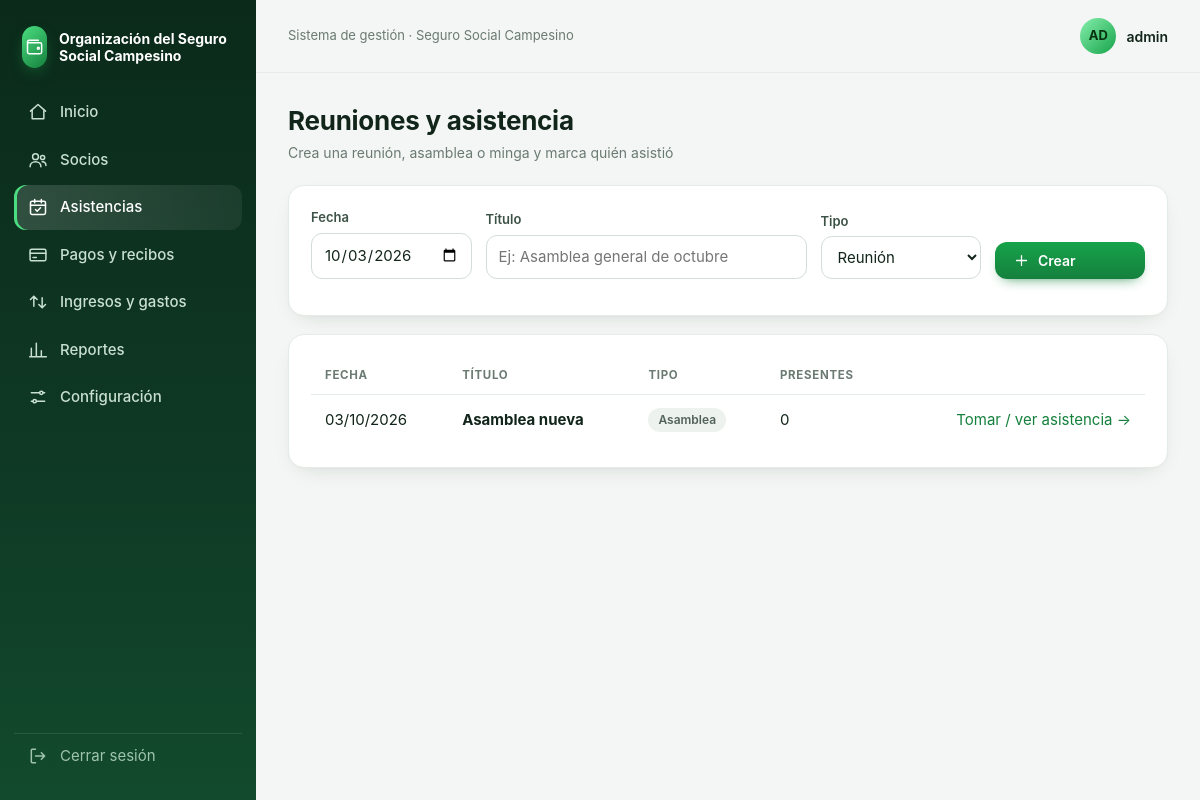
/reuniones (signed in), run on the app's committed database.
### tables this page shows
CREATE TABLE config (
  clave TEXT PRIMARY KEY,
  valor TEXT NOT NULL
);

CREATE TABLE reuniones (
  id INTEGER PRIMARY KEY AUTOINCREMENT,
  fecha TEXT NOT NULL,
  titulo TEXT NOT NULL,
  tipo TEXT NOT NULL DEFAULT 'reunion'
);

### app.py (the view)
@app.route("/reuniones", methods=["GET", "POST"])
@login_required
def reuniones():
    db = get_db()
    if request.method == "POST":
        db.execute("INSERT INTO reuniones (fecha, titulo, tipo) VALUES (?,?,?)",
                   (request.form["fecha"], request.form["titulo"].strip(), request.form["tipo"]))
        db.commit()
        flash("Reunión creada. Ahora toma la asistencia.", "ok")
    lista = db.execute("""SELECT r.*,
              (SELECT COUNT(*) FROM asistencias a WHERE a.reunion_id = r.id AND a.estado='presente') AS presentes
              FROM reuniones r ORDER BY fecha DESC, id DESC""").fetchall()
    return render_template("reuniones.html", lista=lista, hoy=date.today().isoformat())

### app.py (called while the page is built)
@app.template_filter("fdate")
def f_fdate(s):
    try:
        y, m, d = s.split("-")
        return f"{d}/{m}/{y}"
    except Exception:
        return s or ""

def get_db():
    if "db" not in g:
        g.db = sqlite3.connect(DB_PATH)
        g.db.row_factory = sqlite3.Row
        g.db.execute("PRAGMA foreign_keys = ON")
    return g.db

def cfg(clave):
    r = get_db().execute("SELECT valor FROM config WHERE clave = ?", (clave,)).fetchone()
    return r["valor"] if r else ""

@app.context_processor
def inyectar():
    return {"org": cfg("organizacion")}

def login_required(f):
    @wraps(f)
    def envoltura(*a, **kw):
        if "usuario" not in session:
            return redirect(url_for("login"))
        return f(*a, **kw)
    return envoltura

### templates/reuniones.html (shortened to what this page needs)
{% extends "base.html" %}
{% block content %}
<div class="head"><div><h1>Reuniones y asistencia</h1><p>Crea una reunión, asamblea o minga y marca quién asistió</p></div></div>
<form method="post" class="card" style="margin-bottom:18px">
  <div class="row">
    <div><label>Fecha</label><input type="date" name="fecha" value="{{ hoy }}" required></div>
    <div style="flex:2"><label>Título</label><input name="titulo" placeholder="Ej: Asamblea general de octubre" required></div>
    <div><label>Tipo</label><select name="tipo"><option value="reunion">Reunión</option><option value="asamblea">Asamblea</option>
      <option value="minga">Minga</option><option value="otro">Otro</option></select></div>
    <button class="btn"><svg class="ic"><use href="#i-plus"/></svg>Crear</button>
  </div>
</form>
<div class="card"><div class="wrap"><table class="tbl">
  <thead><tr><th>Fecha</th><th>Título</th><th>Tipo</th><th>Presentes</th><th></th></tr></thead>
  <tbody>{% for r in lista %}
  <tr><td>{{ r.fecha|fdate }}</td><td><b>{{ r.titulo }}</b></td><td><span class="badge gray">{{ r.tipo|capitalize }}</span></td>
    <td>{{ r.presentes }}</td><td class="r"><a href="{{ url_for('reunion', rid=r.id) }}">Tomar / ver asistencia →</a></td></tr>
  {% else %}<tr><td colspan="5" class="vacio">Aún no hay reuniones.</td></tr>{% endfor %}</tbody>
</table></div></div>
{% endblock %}

### templates/base.html (shortened to what this page needs)
<!doctype html>
<html lang="es">
<head>
</head>
<body>
{% if session.usuario %}
{% set ep = request.endpoint %}
{% macro item(eps, url, icon, label) %}<a href="{{ url }}" class="{{ 'act' if request.endpoint in eps }}"><svg class="ic"><use href="#i-{{ icon }}"/></svg>{{ label }}</a>{% endmacro %}
<div class="app">
<aside class="side">
  <div class="brand"><div class="logo"><svg class="ic"><use href="#i-wallet"/></svg></div><span>{{ org }}</span></div>
  <nav>
    {{ item(['inicio'], url_for('inicio'), 'home', 'Inicio') }}
    {{ item(['socios','socio_form','socio_detalle'], url_for('socios'), 'users', 'Socios') }}
    {{ item(['reuniones','reunion'], url_for('reuniones'), 'cal', 'Asistencias') }}
    {{ item(['pagos','pago_nuevo','recibo'], url_for('pagos'), 'card', 'Pagos y recibos') }}
    {{ item(['finanzas'], url_for('finanzas'), 'flow', 'Ingresos y gastos') }}
    {{ item(['reportes'], url_for('reportes'), 'chart', 'Reportes') }}
    {{ item(['configuracion'], url_for('configuracion'), 'set', 'Configuración') }}
  </nav>
  <a class="salir" href="{{ url_for('logout') }}"><svg class="ic"><use href="#i-out"/></svg>Cerrar sesión</a>
</aside>
<div class="main">
  <div class="top">
    <div class="t">Sistema de gestión · Seguro Social Campesino</div>
    <div class="user"><div class="avatar">{{ session.usuario[:2]|upper }}</div>{{ session.usuario }}</div>
  </div>
  <div class="content">
    {% block content %}{% endblock %}
  </div>
</div>
</div>
{% else %}
{% for cat, m in get_flashed_messages(with_categories=true) %}<div class="msg {{ cat }}" style="position:fixed;top:14px;right:14px;z-index:50">{{ m }}</div>{% endfor %}
{% block login %}{% endblock %}
{% endif %}
</body>
</html>

### templates/base.html (style rules this page uses)
:root { --bg:#f3f6f4;--card:#fff;--ink:#12251a;--muted:#6b7a72;--line:#e5ebe7;--brand:#15803d;--brand2:#0f5f2e; --ing:#16a34a;--gas:#e11d48;--warn:#d97706;--r:16px;--sh:0 1px 2px #0b1f1405,0 8px 24px -12px #0b1f142e }
* { box-sizing:border-box }
body { margin:0;background:var(--bg);color:var(--ink);font:15px/1.5 Inter,"Segoe UI",system-ui,-apple-system,Roboto,sans-serif;-webkit-font-smoothing:antialiased }
a { color:var(--brand);text-decoration:none }
h1,h2,h3 { margin:0;letter-spacing:-.01em }
.ic { width:20px;height:20px;fill:none;stroke:currentColor;stroke-width:1.8;stroke-linecap:round;stroke-linejoin:round;flex:none }
.app { display:flex;min-height:100vh }
.side { width:256px;flex:none;background:linear-gradient(180deg,#0b2a1a,#0f3a25 60%,#124a2d);color:#c9e0d1;padding:22px 14px;position:sticky;top:0;height:100vh;display:flex;flex-direction:column;z-index:20 }
.brand { display:flex;gap:12px;align-items:center;padding:4px 8px 22px;color:#fff;font-weight:700;font-size:14px;line-height:1.25 }
.logo { width:42px;height:42px;border-radius:13px;background:linear-gradient(135deg,#4ade80,#15803d);display:grid;place-items:center;color:#fff;box-shadow:0 6px 16px -6px #22c55e99 }
.side nav { flex:1 }
.side nav a { display:flex;gap:12px;align-items:center;padding:11px 14px;border-radius:12px;color:#c9e0d1;font-weight:500;margin-bottom:3px;transition:.15s }
.side nav a.act { background:linear-gradient(90deg,#ffffff26,#ffffff10);color:#fff;box-shadow:inset 3px 0 0 #4ade80 }
.side .salir { display:flex;gap:12px;align-items:center;padding:11px 14px;color:#9fc4ad;border-top:1px solid #ffffff1a;margin-top:10px }
.main { flex:1;min-width:0 }
.top { display:flex;align-items:center;gap:14px;padding:18px 32px;position:sticky;top:0;background:#f3f6f4d9;backdrop-filter:blur(8px);z-index:10;border-bottom:1px solid var(--line) }
.top .t { font-size:13px;color:var(--muted);flex:1 }
.user { display:flex;gap:10px;align-items:center;font-weight:600;font-size:14px }
.avatar { width:36px;height:36px;border-radius:50%;background:linear-gradient(135deg,#86efac,#16a34a);color:#06310f;display:grid;place-items:center;font-weight:700;font-size:13px }
.content { padding:28px 32px 48px;max-width:1240px;overflow-x:hidden }
.head { display:flex;align-items:center;gap:14px;flex-wrap:wrap;margin-bottom:22px }
.head h1 { font-size:26px;flex:1;min-width:200px }
.head p { margin:2px 0 0;color:var(--muted);font-size:14px }
.card { background:var(--card);border:1px solid var(--line);border-radius:var(--r);box-shadow:var(--sh);padding:22px }
.btn { display:inline-flex;align-items:center;gap:8px;background:linear-gradient(180deg,#16a34a,#15803d);color:#fff;border:0;padding:10px 18px;border-radius:12px;font-family:inherit;font-weight:600;font-size:14px;cursor:pointer;box-shadow:0 6px 14px -8px #15803d;transition:.15s }
.btn .ic { width:17px;height:17px }
label { display:block;font-size:13px;font-weight:600;color:#3d5246;margin-bottom:5px }
input,select,textarea { width:100%;padding:10px 12px;border:1px solid #d5ddd8;border-radius:11px;background:#fff;font:inherit;color:var(--ink);margin-bottom:14px;transition:.15s }
.row { display:flex;gap:14px;flex-wrap:wrap;align-items:flex-end }
.row>* { flex:1;min-width:150px }
.row .btn { flex:none;margin-bottom:14px }
.tbl { width:100%;border-collapse:collapse }
.tbl th { font-size:11.5px;text-transform:uppercase;letter-spacing:.06em;color:var(--muted);text-align:left;padding:10px 14px;border-bottom:1px solid var(--line);white-space:nowrap }
.tbl td { padding:13px 14px;border-bottom:1px solid #eef2ef;vertical-align:middle }
.tbl tr:last-child td { border-bottom:0 }
.tbl .r { text-align:right;white-space:nowrap }
.wrap { overflow-x:auto }
.badge { display:inline-block;padding:3px 10px;border-radius:99px;font-size:12px;font-weight:600 }
.badge.gray { background:#eef2ef;color:#52625a }

### data on the page
config: valor "Organización del Seguro Social Campesino"
reuniones: fecha|fdate "03/10/2026", titulo "Asamblea nueva", tipo "Asamblea", presentes "0"

### other printed values
{{ label }} "Inicio Socios Asistencias Pagos y recibos Ingresos y gastos Reportes Configuración"
{{ session.usuario[:2]|upper }} "AD"
{{ session.usuario }} "admin"
